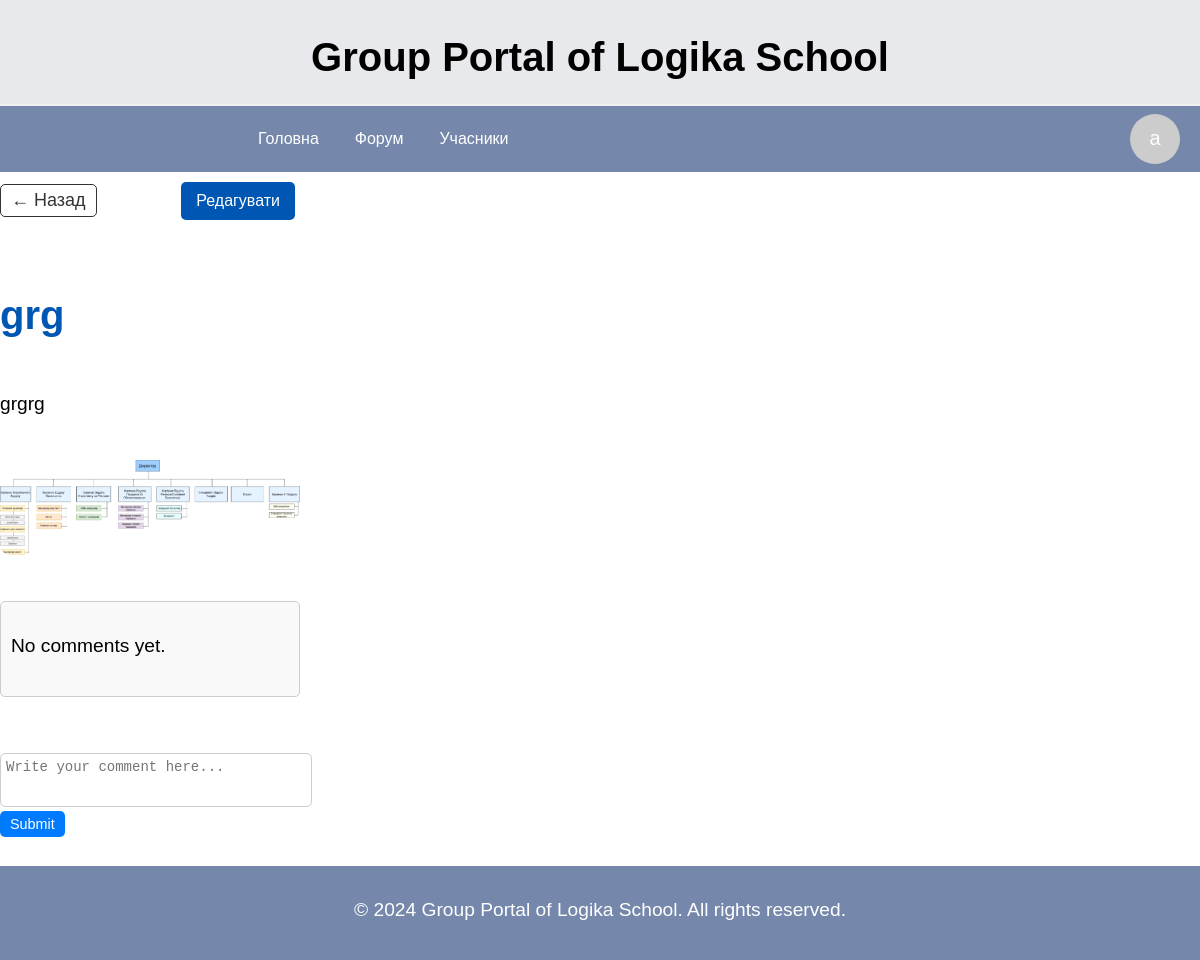
Page /forum-post/6/ (signed in) on the earlier database version.
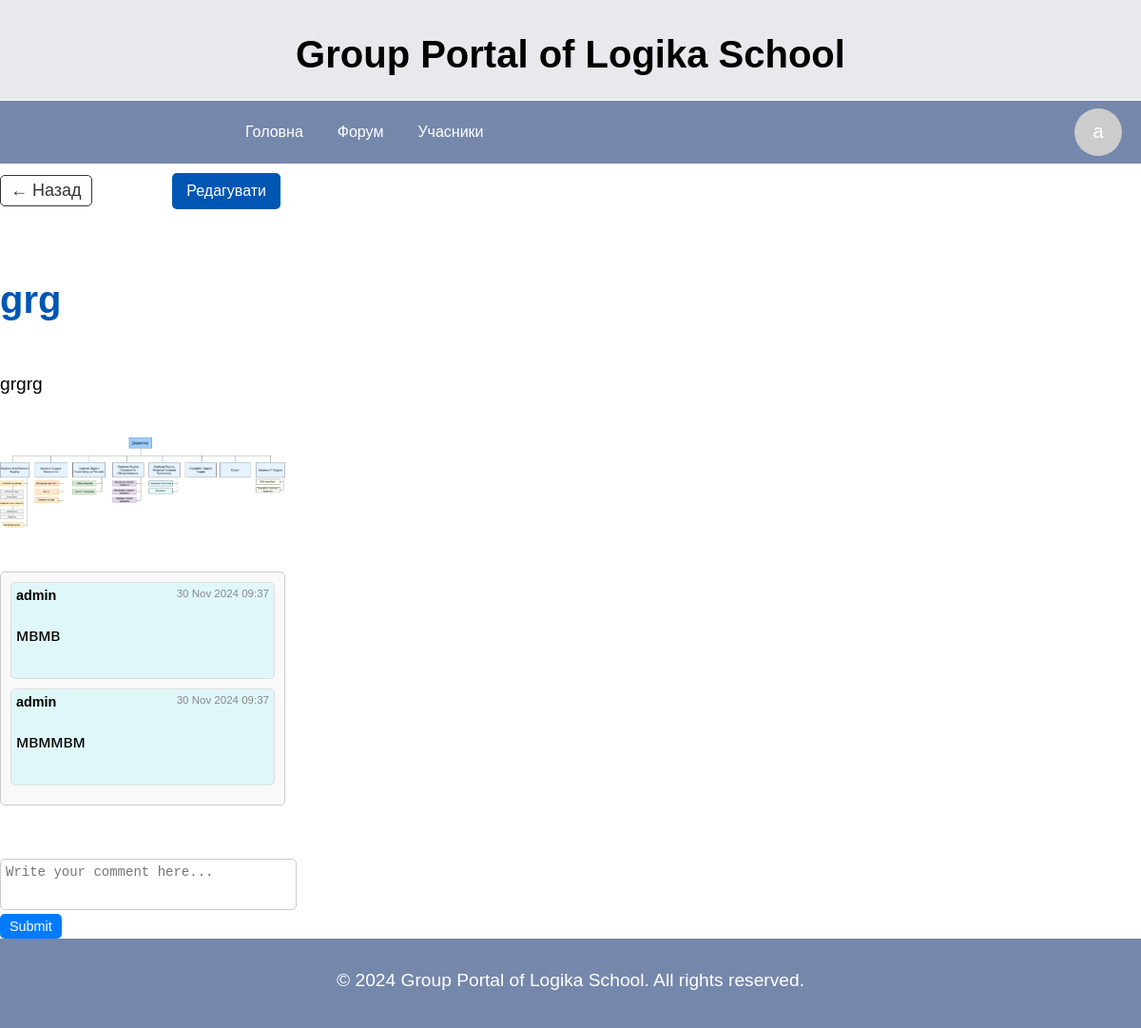
Same page on the later database version.
### portal/models.py (models this page shows, shortened)
class Comment(models.Model):
    user = models.ForeignKey(User, on_delete=models.CASCADE)
    content_type = models.ForeignKey(ContentType, on_delete=models.CASCADE)
    object_id = models.PositiveIntegerField()
    content_object = GenericForeignKey('content_type', 'object_id')
    text = models.TextField()
    created_at = models.DateTimeField(auto_now_add=True)

### portal/views.py (the view, shortened to what this page needs)
# urls.py: path('forum-post/<int:pk>/', views.ForumPostDetailView.as_view(), name='forum_post_detail'),
class ForumPostDetailView(LoginRequiredMixin,FormMixin, DetailView):
    model = ForumPost
    template_name = 'portal/forum/forum_post_detail.html'
    context_object_name = 'forum_posts'
    form_class = CommentForm
    def get_context_data(self, **kwargs):
        context = super().get_context_data(**kwargs)
        context['form'] = self.get_form()
        context['comments'] = self.object.comments.all().order_by('-created_at')
        return context

### portal/forms.py
class CommentForm(forms.ModelForm):
    class Meta:
        model = Comment
        fields = ['text']
        widgets = {
            'text': forms.Textarea(attrs={'placeholder': 'Write your comment here...', 'rows': 3})
        }

### portal/context_processors.py (called while the page is built)
def profile_photo_context(request):
    profile_photo = None
    if request.user.is_authenticated:
        profile_photo = ProfilePhoto.objects.filter(user=request.user).first()
    return {'profile_photo': profile_photo}

### templates/portal/forum/forum_post_detail.html (shortened to what this page needs)
{% extends 'base.html' %}
{% load static %}
{% load has_permission %}
{% block content %}
<link rel="stylesheet" href="{% static 'forum_post_detail.css' %}">
<div class="main-container">
    <div class="header-container">
        <a href="{% url 'forum_post_list' object.category.id  %}" class="back-btn">&#8592; Назад</a>
        <a href="{% url 'edit_forum_post' object.id %}" class="edit-link">Редагувати</a>
    </div>
    <h1>{{ object.title }}</h1>
    <p>{{ object.text }}</p>
    <div class="media-container">
        {% if object.image %}
            <img src="{{ object.image.url }}" alt="Post Image">
        {% endif %}
    </div>
    <div class="comments-list" id="comments-list">
        {% for comment in comments %}
            <div class="comment-block {% if comment.user == request.user %}current-user{% endif %}">
                <div class="comment-header">
                    <span class="comment-author">{{ comment.user.username }}</span>
                    <span class="comment-date">{{ comment.created_at|date:"d M Y H:i" }}</span>
                </div>
                <p class="comment-text">{{ comment.text }}</p>
            </div>
        {% empty %}
            <p>No comments yet.</p>
        {% endfor %}
    </div>
    <div class="comment-form-container">
        <form id="comment-form" method="post" action="{% url 'add_comment' object.id %}" class="comment-form">
            <textarea id="comment-textarea" name="text" placeholder="Write your comment here..." required></textarea>
            <button type="submit" class="btn">Submit</button>
        </form>
    </div>
</div>
{% endblock %}

Differences in the rows shown:
added Comment: user.username "admin", created_at "30 Nov 2024 09:37", text "мвмв"
added Comment: user.username "admin", created_at "30 Nov 2024 09:37", text "мвммвм"
Other differences:
text no longer shown: "No comments yet."
